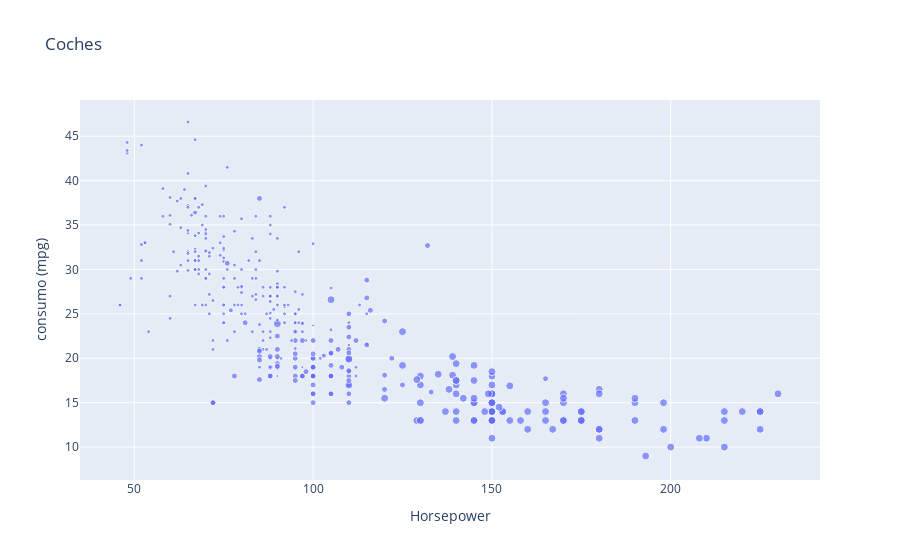

Here is the notebook cell this chart was saved with:
### Code cell
datos = go.Scatter(x=valores['horsepower'], y=valores['mpg'], text=valores['name'],
                   mode='markers', marker=dict(size=valores['cylinders']))
capa = go.Layout(title='Coches', xaxis=dict(title='Horsepower'), yaxis=dict(title='consumo (mpg)'))
figure = go.Figure(data=datos, layout=capa)
pyo.iplot(figure)

### Figure 1 — Plotly figure (JSON) as saved in the notebook; plotly's stock layout.template omitted (floating-point values rounded to 4 significant figures; data arrays with more than 128 entries replaced by an {"elided": "..."} marker saying what was removed)
{"data": [{"marker": {"size": {"elided": "398 int values"}}, "mode": "markers", "text": {"elided": "398 str values"}, "type": "scatter", "x": {"elided": "398 str values"}, "y": {"elided": "398 float values"}}], "layout": {"title": {"text": "Coches"}, "xaxis": {"title": {"text": "Horsepower"}}, "yaxis": {"title": {"text": "consumo (mpg)"}}}}
